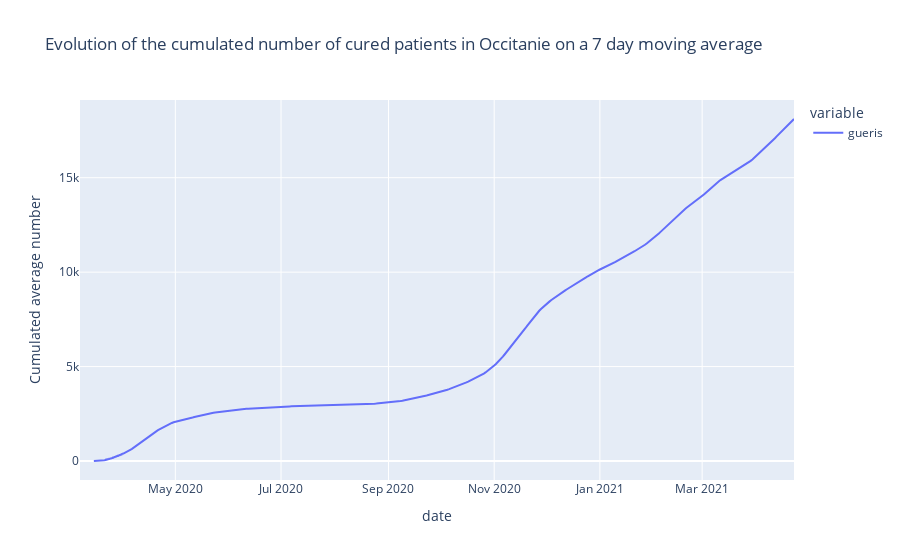

Here is the notebook cell this chart was saved with:
### Code cell
line_charts.keytimeseries(place='Occitanie', criterion='gueris', evo=False, average=True)

### Figure 1 — Plotly figure (JSON) as saved in the notebook; plotly's stock layout.template omitted (floating-point values rounded to 4 significant figures; data arrays with more than 128 entries replaced by an {"elided": "..."} marker saying what was removed)
{"data": [{"hovertemplate": "variable=gueris<br>date=%{x}<br>value=%{y}<extra></extra>", "legendgroup": "gueris", "line": {"color": "#636efa", "dash": "solid"}, "mode": "lines", "name": "gueris", "orientation": "v", "showlegend": true, "type": "scatter", "x": {"elided": "420 str values"}, "xaxis": "x", "y": {"elided": "420 float values"}, "yaxis": "y"}], "layout": {"legend": {"title": {"text": "variable"}, "tracegroupgap": 0}, "title": {"text": "Evolution of the cumulated number of cured patients in Occitanie on a 7 day moving average"}, "xaxis": {"anchor": "y", "domain": [0, 1], "title": {"text": "date"}}, "yaxis": {"anchor": "x", "domain": [0, 1], "title": {"text": "Cumulated average number"}}}}
